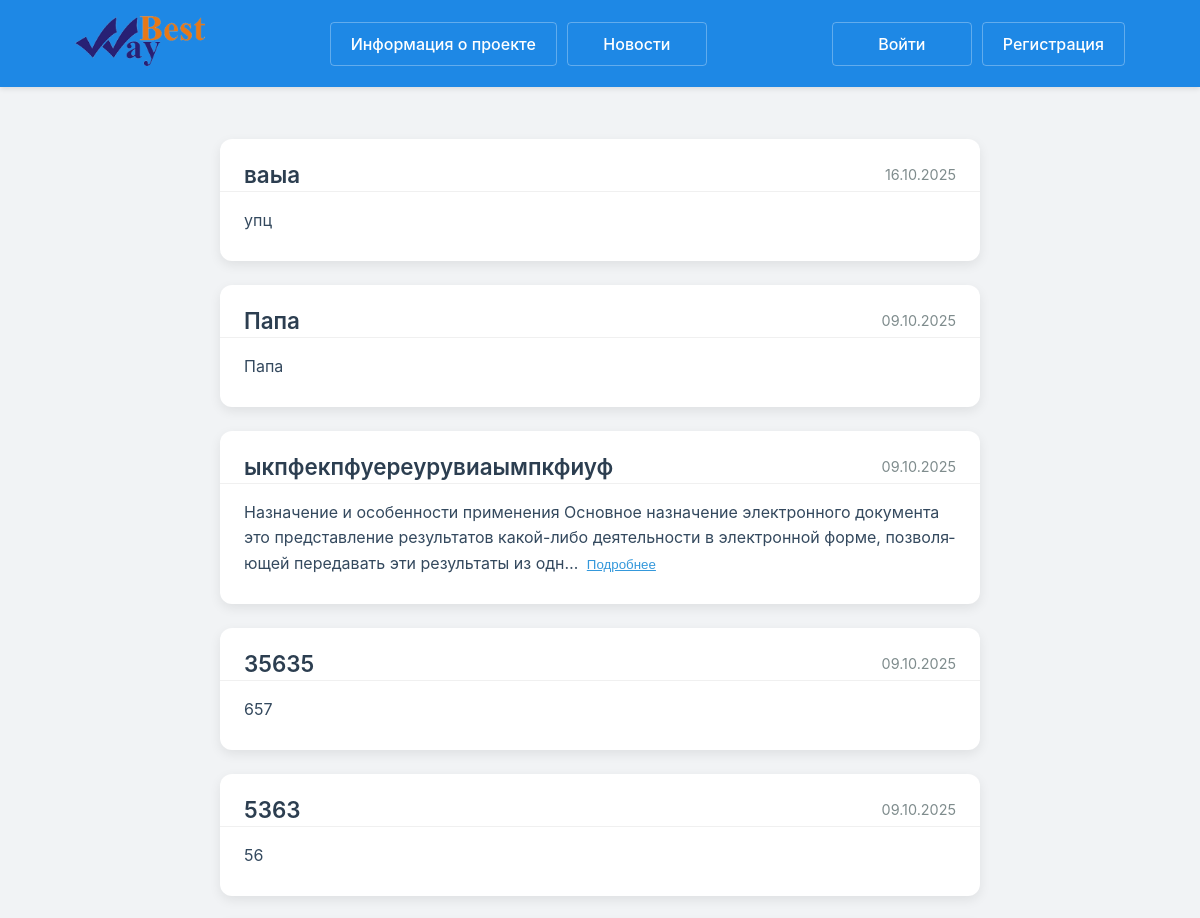
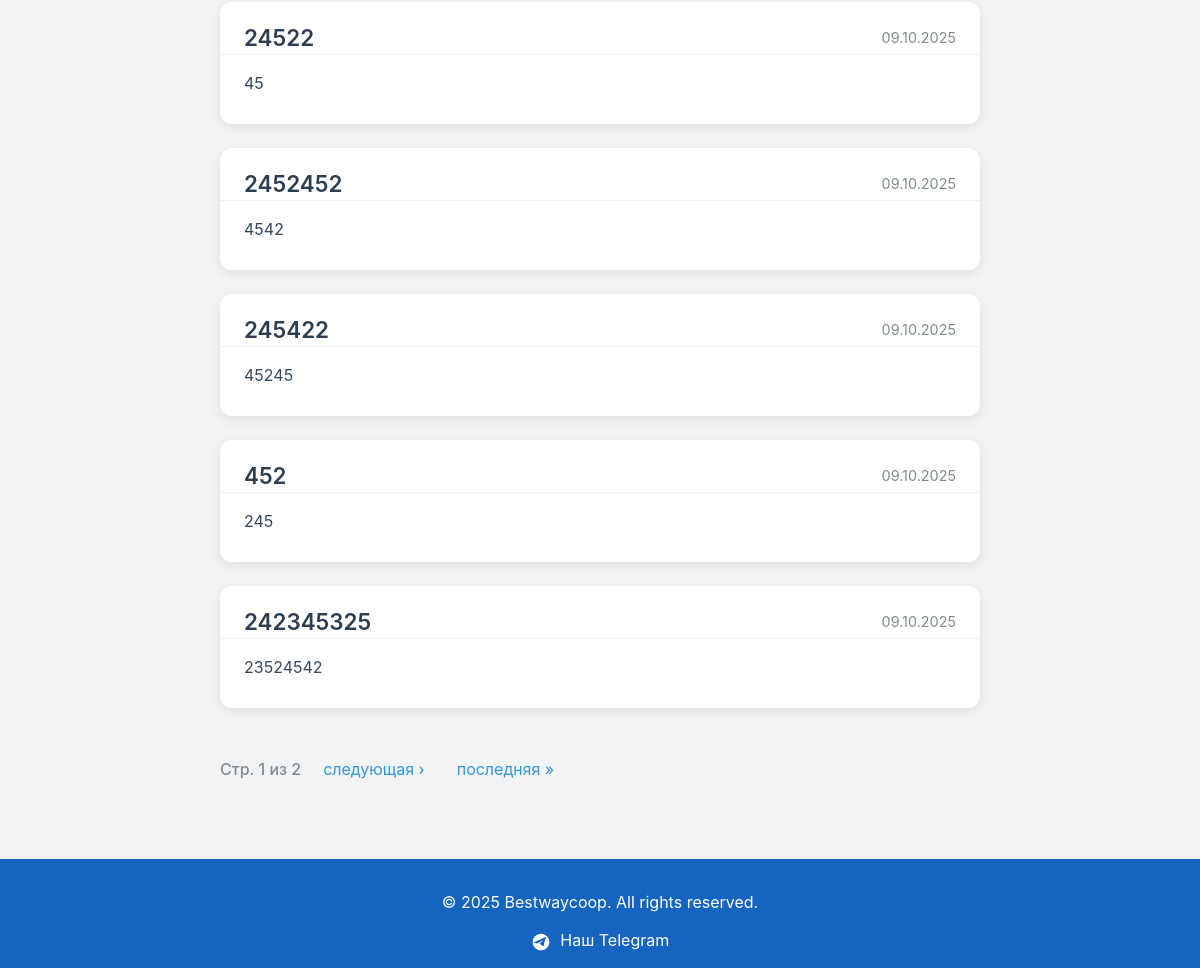
The page /news/ on the database as committed earlier (2 pictures, top to bottom).
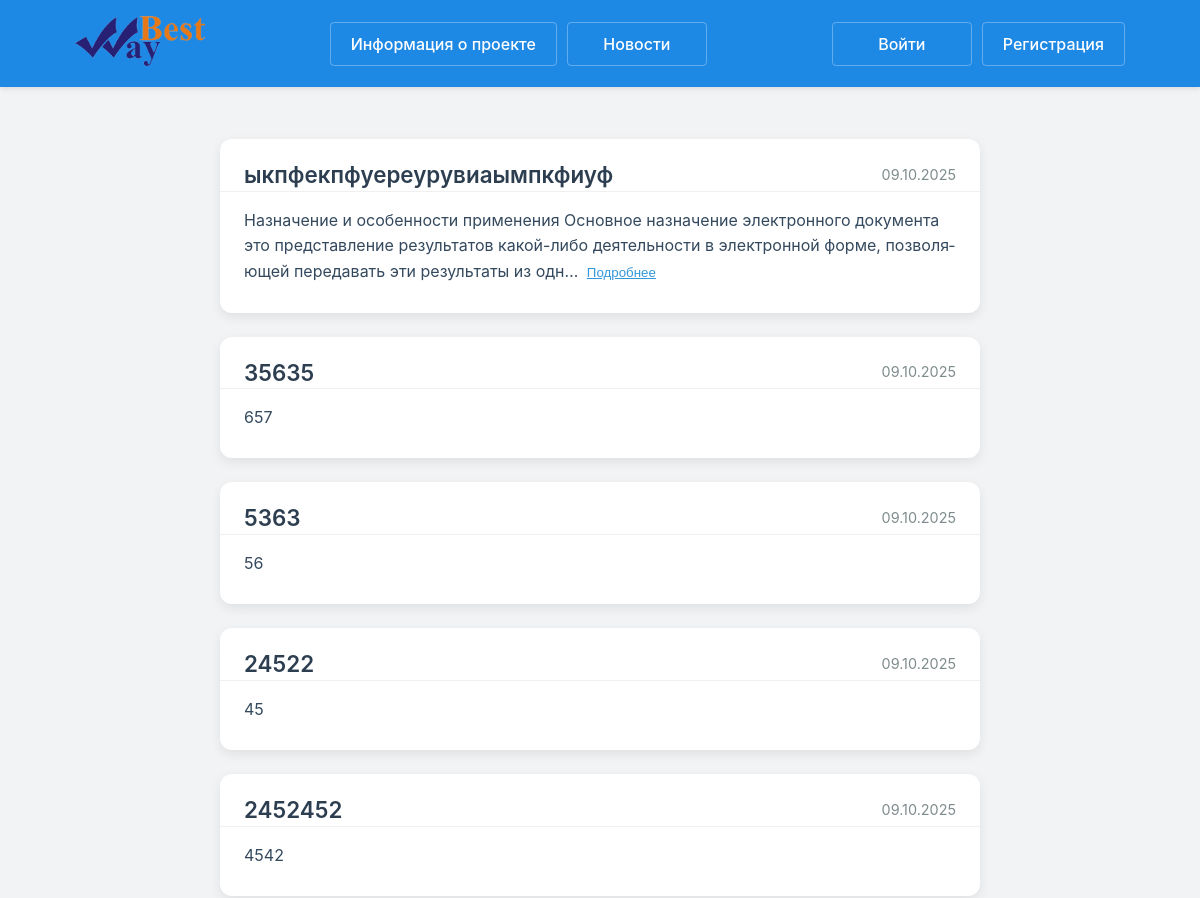
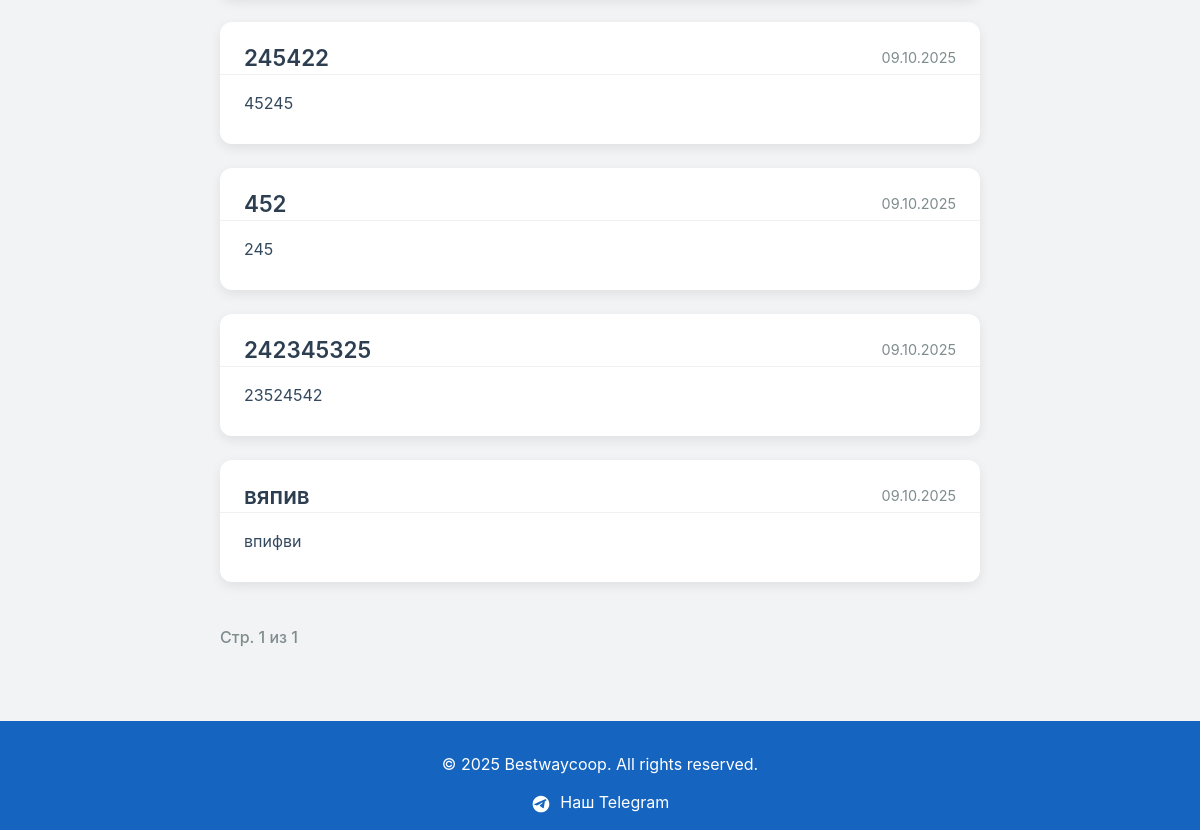
The same page on the database as committed later (2 pictures, top to bottom).
### news/models.py (models this page shows, shortened)
class News(models.Model):
    IS_IMPORTANT_CHOICES = [
        (False, 'Обычная'),
        (True, 'Важная'),
    ]
    title = models.CharField(max_length=255, verbose_name='Заголовок')
    content = models.TextField(verbose_name='Текст новости')
    author = models.ForeignKey(User, on_delete=models.SET_NULL, null=True, blank=True, related_name="news", verbose_name='Автор')
    created_at = models.DateTimeField(default=timezone.now, verbose_name='Создано')
    updated_at = models.DateTimeField(auto_now=True, verbose_name='Обновлено')
    is_important = models.BooleanField(
        default=False,
        choices=IS_IMPORTANT_CHOICES,
        verbose_name='Важная новость'
    )
    class Meta:
        ordering = ["-is_important", "-created_at"]
        verbose_name = "Новость"
        verbose_name_plural = "Новости"

### news/views.py (the view)
# urls.py: path("", views.NewsListView.as_view(), name="news_page"),
class NewsListView(ListView):
    model = News
    template_name = "news/news_page.html"
    paginate_by = 10
    def get_queryset(self):
        return News.objects.all().order_by('-is_important', '-created_at')

### news/templatetags/is_staff.py (called while the page is built)
@register.filter
def is_staff_template(user):
    return user_is_staff(user)

### news/templatetags/utils.py (called while the page is built, shortened)
def user_is_staff(user):
    if not user or user.is_anonymous:
        return False

### templates/news/news_page.html (shortened to what this page needs)
{% extends "base.html" %}
{% block content %}
{% load is_staff %}
<div class="news-container">
    {% for item in news_list %}
        <article class="news-item {% if item.is_important %}news-important{% endif %}" id="news-{{ item.pk }}">
            <div class="news-header">
                <h3 class="news-title">{{ item.title }}</h3>
                <span class="news-date">{{ item.created_at|date:"d.m.Y" }}</span>
            </div>
            <div class="news-content">
                <p class="summary">
                    {{ item.content|truncatechars:200 }}
                    {% if item.content|length > 200 %}
                        <button class="btn-show-more" data-id="{{ item.pk }}">Подробнее</button>
                    {% endif %}
                </p>
            </div>
        </article>
    {% empty %}
        <div class="no-news">
            <p>Новостей пока нет.</p>
        </div>
    {% endfor %}
</div>
<div class="page-actions">
    <div class="pagination">
        <span class="pagination-current">Стр. {{ page_obj.number }} из {{ paginator.num_pages }}</span>
        {% if page_obj.has_next %}
            <a href="?page={{ page_obj.next_page_number }}" class="pagination-link">следующая ›</a>
            <a href="?page={{ paginator.num_pages }}" class="pagination-link">последняя »</a>
        {% endif %}
    </div>
</div>
{% endblock content %}

### templates/base.html (shortened to what this page needs)
{% load static %}
{% load django_bootstrap5 %}
{% load is_staff %}
<!DOCTYPE html>
<html lang="ru">
<head>
    <link rel="stylesheet" href="{% static 'css/style.css' %}?v=4.0">
</head>
<body>
<header class="header">
    <div class="container">
        <nav class="nav">
            <a href="{% url 'about' %}" class="logo-link">
                <img src="{% static 'img/fav/favicon_cor.png' %}" class="logo">
            </a>
            <div class="info-buttons">
                <a href="{% url 'about' %}">Информация о проекте</a>
                <a href="{% url 'news:news_page' %}">Новости</a>
            </div>
            <div class="info-buttons">
                {% if user.is_authenticated %}
                    <a href="{% url 'personal_account:user_profile' username=user.username %}">Профиль</a>
                    <form method="post" action="{% url 'personal_account:logout' %}" class="auth-form">
                        {% csrf_token %}
                        <button type="submit" class="auth-btn">Выйти</button>
                    </form>
                {% else %}
                    <a href="{% url 'personal_account:login' %}" class="auth-btn">Войти</a>
                    <a href="{% url 'personal_account:signup' %}" class="auth-btn">Регистрация</a>
                {% endif %}
            </div>
        </nav>
    </div>
</header>
<main class="main">
    <div class="container">
        {% block content %}
        {% endblock content %}
    </div>
</main>
<footer class="footer">
    <div class="container">
        <p>&copy; {% now "Y" %} Bestwaycoop. All rights reserved.</p>
        <a href="http://t.me/bw_bestwaycoop" style="text-decoration: none;">
            <span>Наш Telegram</span>
        </a>
    </div>
</footer>
</body>

### static/css/style.css (style rules this page uses)
:root { --primary-blue: oklab(61.789% -0.05462 -0.15766); --dark-blue: #1565c0; --red: #d32f2f; --light-orange: #f3a33a; --accent-blue: #82b1ff; --text-color: #333; --white: #ffffff; --shadow: 0 2px 5px rgba(0, 0, 0, 0.1); }
html, body { -webkit-text-size-adjust: 100%; box-sizing: border-box; height: 100%; margin: 0; padding: 0; background: #f1f3f5; color: #212529; font-family: -apple-system, BlinkMacSystemFont, 'Segoe UI', Roboto, sans-serif; line-height: 1.4; display: flex; flex-direction: column; min-height: 100vh; }
*, *::before, *::after { box-sizing: inherit; }
.container { width: 90%; max-width: 1200px; margin: 0 auto; padding: 0 15px; box-sizing: border-box; }
.header { background-color: var(--primary-blue); color: var(--white); padding: 1rem 0; box-shadow: var(--shadow); position: sticky; top: -1; z-index: 100; }
.nav { display: flex; justify-content: space-between; align-items: center; gap: 20px; }
.logo { height: 50px; max-width: 100%; }
.logo-link { flex: 0 0 auto; }
.info-buttons { display: flex; gap: 10px; }
.info-buttons a, .auth-btn { color: var(--white); text-decoration: none; padding: 10px 20px; border-radius: 4px; transition: all 0.3s ease; text-align: center; min-width: 140px; display: inline-block; box-sizing: border-box; font-size: 1rem; font-weight: 500; }
.info-buttons a { background-color: transparent; border: 1px solid rgba(255, 255, 255, 0.3); flex: 0 0 auto; }
.auth-btn { background-color: var(--red); border: 5px solid var(--red); flex: 0 0 auto; }
.main { flex: 1; padding: 2rem 0; width: 100%; }
.footer { background-color: var(--dark-blue); color: var(--white); padding: 1rem 0; text-align: center; width: 100%; }
.footer a { color: var(--white); transition: color 0.3s ease; }
img, svg, iframe, video, table { max-width: 100%; height: auto; }

### templates/news/news_page.html (style rules this page uses)
.news-container { max-width: 800px; margin: 0 auto; padding: 20px; }
.news-item { background: #fff; border-radius: 12px; box-shadow: 0 4px 12px rgba(0, 0, 0, 0.08); margin-bottom: 24px; overflow: hidden; transition: transform 0.2s, box-shadow 0.2s; word-wrap: break-word; overflow-wrap: break-word; }
.news-header { display: flex; justify-content: space-between; align-items: center; padding: 20px 24px 0; border-bottom: 1px solid #f0f0f0; margin-bottom: 16px; word-wrap: break-word; overflow-wrap: break-word; }
.news-title { margin: 0; color: #2c3e50; font-size: 1.4rem; font-weight: 600; word-wrap: break-word; overflow-wrap: break-word; hyphens: auto; }
.news-date { color: #7f8c8d; font-size: 0.9rem; white-space: nowrap; flex-shrink: 0; margin-left: 10px; }
.news-content { padding: 0 24px 16px; word-wrap: break-word; overflow-wrap: break-word; }
.summary { color: #34495e; line-height: 1.6; margin-bottom: 12px; word-wrap: break-word; overflow-wrap: break-word; hyphens: auto; }
.news-container { display: flex; flex-direction: column; }
.page-actions { max-width: 800px; margin: 0 auto; padding: 0 20px 40px; display: flex; justify-content: space-between; align-items: center; flex-wrap: wrap; gap: 20px; }
.btn-show-more { background: transparent; color: #3498db; border: none; cursor: pointer; font-weight: 500; padding: 0; margin-left: 4px; text-decoration: underline; white-space: nowrap; }
.pagination { display: flex; align-items: center; gap: 12px; flex-wrap: wrap; word-wrap: break-word; }
.pagination-current { color: #7f8c8d; font-weight: 500; word-wrap: break-word; }

Rows that differ between the two databases and show on the page:
removed News: title "ваыа", created_at "16.10.2025", content "упц"
removed News: title "Папа", created_at "09.10.2025", content "Папа"
now on this page (row unchanged): News: title "вяпив", created_at "09.10.2025", content "впифви"
Other text that changed with them:
{{ paginator.num_pages }}: "2" → "1"
text no longer shown: "следующая › последняя »"
